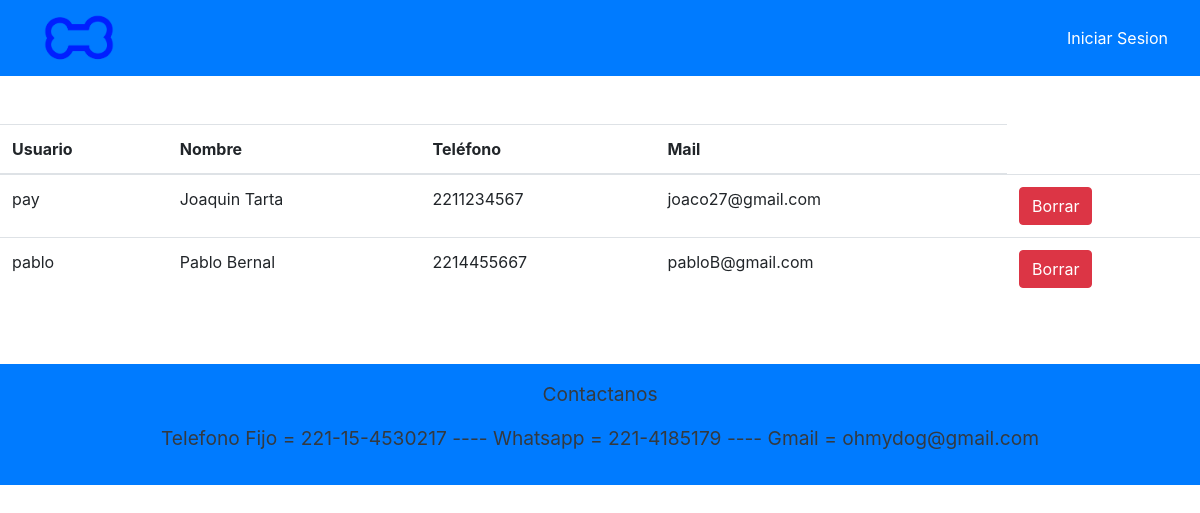
The page /listarClientes on the database its author committed.
### APP/models.py (models this page shows)
class Cliente(models.Model):
    nombreC = models.CharField(max_length=15)
    usuario = models.CharField(max_length=30)
    contra = models.CharField(max_length=30, null=True)
    mail = models.EmailField(max_length=30)
    telefono = models.IntegerField()

### APP/views.py (the view)
# urls.py: path('listarClientes',views.listarClientes,name='listarClientes'),
def listarClientes(request):
    cli = Cliente.objects.all()
    context = {
        'context':cli,
        'usuario':usuario
    }
    return render(request, 'paginas/listarClientes.html', context)

### APP/templates/paginas/listarClientes.html (shortened to what this page needs)
{% extends 'paginas/base.html' %}
{% load static %}
{% block contenido %}
<div class="d-flex justify-content-center flex-column align-items-center">
    {% if context|length == 0 %}
        <p>No hay Clientes Registrados</p>
    {% else %}
    <table class="table">
        <thead>
          <tr>
            <th>Usuario</th>
            <th>Nombre</th>
            <th>Teléfono</th>
            <th>Mail</th>
          </tr>
        </thead>
        <tbody>
          {% for c in context %}
          {% if c.usuario != 'Veterinario' %}
          <tr>
            <td>{{ c.usuario }}</td>
            <td>{{ c.nombreC }}</td>
            <td>{{ c.telefono }}</td>
            <td>{{ c.mail }}</td>
            <td><a href="./borrarCliente/{{c.usuario}}" class="btn btn-danger">Borrar</a></td>
          </tr>
          {% endif %}
          {% endfor %}
        </tbody>
    </table>
    {% endif %}
</div>
{% endblock %}

### rows shown on the page
Cliente: usuario "pay", nombreC "Joaquin Tarta", telefono "2211234567", mail "joaco27@gmail.com"
Cliente: usuario "pablo", nombreC "Pablo Bernal", telefono "2214455667", mail "pabloB@gmail.com"
